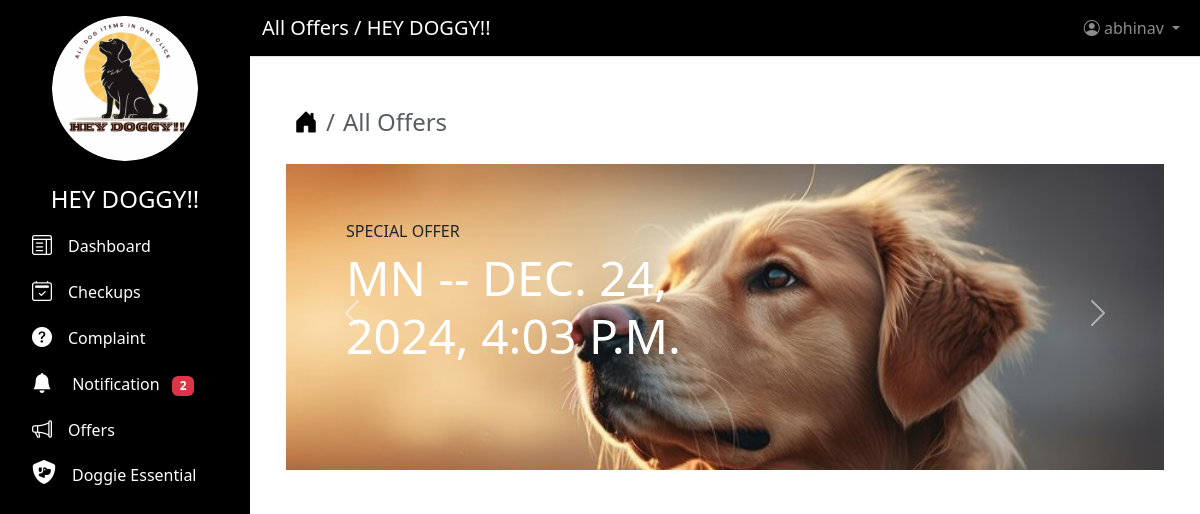
Screenshot of /view/offers (signed in) with the database file from the repository.
### users/models.py (models this page shows)
class CustomUser(AbstractUser):
    ROLE = (("SHOP OWNER", "SHOP OWNER"),)
    role = models.CharField(max_length=200, choices=ROLE, blank=True)

class Offers(models.Model):
    username = models.ForeignKey(CustomUser, on_delete=models.CASCADE)
    offers = models.CharField(max_length=250)
    time = models.DateTimeField(auto_now=True)

### users/views.py (the view)
# urls.py: path("view/offers", views.view_offers, name="view_offers"),
@login_required(login_url="signup")
def view_offers(request):
    context = {
        "page_title": "All Offers",
        "form": OfferForm(),
        "all_offers": Offers.objects.all().order_by("-id"),
        "counts": Notification.objects.filter(
            is_read=False, username=request.user
        ).count(),
    }
    return render(request, "add_view_offers.html", context)

### users/templates/add_view_offers.html (shortened to what this page needs)
{% extends "base.html" %}
{% block content %}
    {% load static %}
    <div class="container ms-2 mt-4">
        <nav aria-label="breadcrumb">
            <ol class="breadcrumb fs-4">
                <li class="breadcrumb-item">
                    <a href="{% url 'home' %}" class="text-decoration-none text-black"><i class="bi bi-house-door-fill"></i></a>
                </li>
                <li class="breadcrumb-item active" aria-current="page">All Offers</li>
            </ol>
        </nav>
    </div>
    <div class="container">
        {% if all_offers %}
            <div id="offersCarousel" class="carousel slide" data-bs-ride="carousel">
                <div class="carousel-inner">
                    {% for all_offer in all_offers %}
                        <div class="carousel-item {% if forloop.first %}active{% endif %}">
                            <div class="container-fluid mt-2"
                                 style="background-image: url('{% static 'image/op.jpg' %}');
                                        background-size: cover;
                                        background-repeat: no-repeat;
                                        position: relative;
                                        padding: 50px 0">
                                <div class="container py-2">
                                    <div class="row gx-5 justify-content-start">
                                        <div class="col-lg-7">
                                            <div class="ps-5 mb-5">
                                                <h6 class="text-dark text-uppercase">Special Offer</h6>
                                                <h1 class="display-5 text-uppercase text-white mb-0">{{ all_offer.offers }} -- {{ all_offer.time }}</h1>
                                            </div>
                                        </div>
                                    </div>
                                </div>
                            </div>
                        </div>
                    {% endfor %}
                </div>
                <button class="carousel-control-prev"
                        type="button"
                        data-bs-target="#offersCarousel"
                        data-bs-slide="prev">
                    <span class="carousel-control-prev-icon" aria-hidden="true"></span>
                </button>
                <button class="carousel-control-next"
                        type="button"
                        data-bs-target="#offersCarousel"
                        data-bs-slide="next">
                    <span class="carousel-control-next-icon" aria-hidden="true"></span>
                </button>
            </div>
        {% else %}
            <div class="alert alert-warning mt-3 text-center" role="alert">Currently No New Offers</div>
        {% endif %}
    </div>
{% endblock content %}

### users/templates/base.html (shortened to what this page needs)
<!DOCTYPE html>
<html lang="en">
  <head>
    {% load static %}
    <link href="https://cdnjs.cloudflare.com/ajax/libs/font-awesome/6.5.0/css/all.min.css"
          rel="stylesheet">
    <link rel="stylesheet"
          href="https://cdn.jsdelivr.net/npm/bootstrap-icons@1.11.3/font/bootstrap-icons.min.css">
    <link rel="stylesheet"
          href="https://cdnjs.cloudflare.com/ajax/libs/bootstrap/5.3.2/css/bootstrap.min.css" />
  </head>
  <body>
    <nav class="sidebar text-white p-3">
      <div class="d-grid col-8 mx-auto">
        <img src="{% static 'image/09.png' %}"
             alt="Logo"
             class="img-fluid rounded-circle"
             height="100"
             width="160">
      </div>
      <ul class="nav flex-column">
        <li class="nav-item">
          <h4 class="text-center mt-4">HEY DOGGY!!</h4>
        </li>
        <li class="nav-item">
          <a class="nav-link active text-decoration-none text-white"
             href="{% url 'dashboard' %}">
            <i class="bi bi-layout-text-window fs-5"></i><span class="ms-3">Dashboard</span>
          </a>
        </li>
        {% if request.user.role != "SHOP OWNER"%}
        <li class="nav-item">
          <a class="nav-link active text-decoration-none text-white"
             href="{% url 'booking_appointment' %}">
            <i class="bi bi-calendar2-check fs-5"></i><span class="ms-3">Checkups</span>
          </a>
        </li>
        <li class="nav-item">
          <a class="nav-link active text-decoration-none text-white"
             href="{% url 'view_complaints' %}">
            <i class="bi bi-question-circle-fill fs-5"></i><span class="ms-3">Complaint</span>
          </a>
        </li>
        {% endif %}
        <li class="nav-item">
          <a class="nav-link active text-decoration-none text-white"
             href="{% url 'notification' %}">
            <i class="bi bi-bell-fill fs-5"></i>
            <span class="ms-3">Notification</span>
            <span class="badge bg-danger ms-2">{{ counts }}</span>
          </a>
        </li>
        <li class="nav-item">
          <a class="nav-link active text-decoration-none text-white"
             href="{% url 'view_offers' %}">
            <i class="bi bi-megaphone fs-5"></i><span class="ms-3">Offers</span>
          </a>
        </li>
        <li class="nav-item">
          <a class="nav-link active text-decoration-none text-white"
             href="{% url 'view_shop' %}">
            <i class="fa-solid fa-shield-dog fs-4"></i><span class="ms-3">Doggie Essential</span>
          </a>
        </li>
      </ul>
    </nav>
    <div class="main-content">
      <nav class="navbar navbar-expand-lg navbar-dark border-bottom"
           style="background-color: #000000">
        <div class="container-fluid">
          <a class="navbar-brand text-white" href="#">{{ page_title }} / HEY DOGGY!!</a>
          <ul class="navbar-nav ms-auto">
            <li class="nav-item dropdown">
              <a class="nav-link dropdown-toggle"
                 href="#"
                 id="navbarDropdown"
                 role="button"
                 data-bs-toggle="dropdown">
                <i class="bi bi-person-circle"></i> {{ user }}
              </a>
            </li>
          </ul>
        </div>
      </nav>
      <div class="content-area p-4">
        {% block content %}
        {% endblock content %}
      </div>
    </div>
  </body>
</html>

### users/templates/base.html (style rules this page uses)
body { margin: 0; padding: 0; overflow-x: hidden; }
nav.sidebar { position: fixed; top: 0; left: 0; height: 100vh; width: 250px; background-color: #000000; color: white; z-index: 1000; overflow-y: auto; }
nav.sidebar .nav-link { transition: background-color 0.3s ease, color 0.3s ease; }
.main-content { margin-left: 250px; width: calc(100% - 250px); }
nav.navbar { position: fixed; top: 0; left: 250px; width: calc(100% - 250px); z-index: 1001; }
.content-area { margin-top: 56px; }

### rows the page displays
CustomUser: username "abhinav"
Offers: offers "MN", time "DEC. 24, 2024, 4:03 P.M."

### other values shown
{{ counts }} "2"
{{ page_title }} "All Offers"
